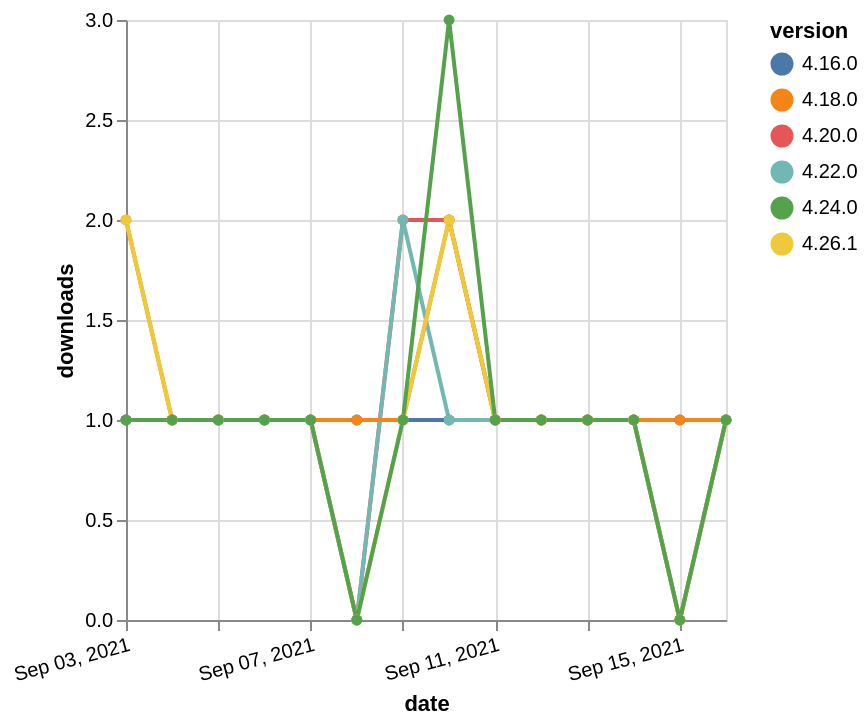

Write a Vega-Lite specification for this figure.
### Vega-Lite specification from a JSON file in a GitHub repository (floating-point values rounded to 4 significant figures)
{"$schema": "https://vega.github.io/schema/vega-lite/v5.json", "description": "A simple bar chart with embedded data.", "data": {"values": [{"date": "2021-09-03", "total": 220, "delta": 1, "version": "4.16.0"}, {"date": "2021-09-04", "total": 221, "delta": 1, "version": "4.16.0"}, {"date": "2021-09-05", "total": 222, "delta": 1, "version": "4.16.0"}, {"date": "2021-09-06", "total": 223, "delta": 1, "version": "4.16.0"}, {"date": "2021-09-07", "total": 224, "delta": 1, "version": "4.16.0"}, {"date": "2021-09-08", "total": 225, "delta": 1, "version": "4.16.0"}, {"date": "2021-09-09", "total": 226, "delta": 1, "version": "4.16.0"}, {"date": "2021-09-10", "total": 227, "delta": 1, "version": "4.16.0"}, {"date": "2021-09-11", "total": 228, "delta": 1, "version": "4.16.0"}, {"date": "2021-09-12", "total": 229, "delta": 1, "version": "4.16.0"}, {"date": "2021-09-13", "total": 230, "delta": 1, "version": "4.16.0"}, {"date": "2021-09-14", "total": 231, "delta": 1, "version": "4.16.0"}, {"date": "2021-09-15", "total": 232, "delta": 1, "version": "4.16.0"}, {"date": "2021-09-16", "total": 233, "delta": 1, "version": "4.16.0"}, {"date": "2021-09-03", "total": 168, "delta": 1, "version": "4.20.0"}, {"date": "2021-09-04", "total": 169, "delta": 1, "version": "4.20.0"}, {"date": "2021-09-05", "total": 170, "delta": 1, "version": "4.20.0"}, {"date": "2021-09-06", "total": 171, "delta": 1, "version": "4.20.0"}, {"date": "2021-09-07", "total": 172, "delta": 1, "version": "4.20.0"}, {"date": "2021-09-08", "total": 172, "delta": 0, "version": "4.20.0"}, {"date": "2021-09-09", "total": 174, "delta": 2, "version": "4.20.0"}, {"date": "2021-09-10", "total": 176, "delta": 2, "version": "4.20.0"}, {"date": "2021-09-11", "total": 177, "delta": 1, "version": "4.20.0"}, {"date": "2021-09-12", "total": 178, "delta": 1, "version": "4.20.0"}, {"date": "2021-09-13", "total": 179, "delta": 1, "version": "4.20.0"}, {"date": "2021-09-14", "total": 180, "delta": 1, "version": "4.20.0"}, {"date": "2021-09-15", "total": 180, "delta": 0, "version": "4.20.0"}, {"date": "2021-09-16", "total": 181, "delta": 1, "version": "4.20.0"}, {"date": "2021-09-03", "total": 145, "delta": 1, "version": "4.22.0"}, {"date": "2021-09-04", "total": 146, "delta": 1, "version": "4.22.0"}, {"date": "2021-09-05", "total": 147, "delta": 1, "version": "4.22.0"}, {"date": "2021-09-06", "total": 148, "delta": 1, "version": "4.22.0"}, {"date": "2021-09-07", "total": 149, "delta": 1, "version": "4.22.0"}, {"date": "2021-09-08", "total": 149, "delta": 0, "version": "4.22.0"}, {"date": "2021-09-09", "total": 151, "delta": 2, "version": "4.22.0"}, {"date": "2021-09-10", "total": 152, "delta": 1, "version": "4.22.0"}, {"date": "2021-09-11", "total": 153, "delta": 1, "version": "4.22.0"}, {"date": "2021-09-12", "total": 154, "delta": 1, "version": "4.22.0"}, {"date": "2021-09-13", "total": 155, "delta": 1, "version": "4.22.0"}, {"date": "2021-09-14", "total": 156, "delta": 1, "version": "4.22.0"}, {"date": "2021-09-15", "total": 156, "delta": 0, "version": "4.22.0"}, {"date": "2021-09-16", "total": 157, "delta": 1, "version": "4.22.0"}, {"date": "2021-09-03", "total": 176, "delta": 2, "version": "4.18.0"}, {"date": "2021-09-04", "total": 177, "delta": 1, "version": "4.18.0"}, {"date": "2021-09-05", "total": 178, "delta": 1, "version": "4.18.0"}, {"date": "2021-09-06", "total": 179, "delta": 1, "version": "4.18.0"}, {"date": "2021-09-07", "total": 180, "delta": 1, "version": "4.18.0"}, {"date": "2021-09-08", "total": 181, "delta": 1, "version": "4.18.0"}, {"date": "2021-09-09", "total": 182, "delta": 1, "version": "4.18.0"}, {"date": "2021-09-10", "total": 184, "delta": 2, "version": "4.18.0"}, {"date": "2021-09-11", "total": 185, "delta": 1, "version": "4.18.0"}, {"date": "2021-09-12", "total": 186, "delta": 1, "version": "4.18.0"}, {"date": "2021-09-13", "total": 187, "delta": 1, "version": "4.18.0"}, {"date": "2021-09-14", "total": 188, "delta": 1, "version": "4.18.0"}, {"date": "2021-09-15", "total": 189, "delta": 1, "version": "4.18.0"}, {"date": "2021-09-16", "total": 190, "delta": 1, "version": "4.18.0"}, {"date": "2021-09-03", "total": 115, "delta": 2, "version": "4.26.1"}, {"date": "2021-09-04", "total": 116, "delta": 1, "version": "4.26.1"}, {"date": "2021-09-05", "total": 117, "delta": 1, "version": "4.26.1"}, {"date": "2021-09-06", "total": 118, "delta": 1, "version": "4.26.1"}, {"date": "2021-09-07", "total": 119, "delta": 1, "version": "4.26.1"}, {"date": "2021-09-08", "total": 119, "delta": 0, "version": "4.26.1"}, {"date": "2021-09-09", "total": 120, "delta": 1, "version": "4.26.1"}, {"date": "2021-09-10", "total": 122, "delta": 2, "version": "4.26.1"}, {"date": "2021-09-11", "total": 123, "delta": 1, "version": "4.26.1"}, {"date": "2021-09-12", "total": 124, "delta": 1, "version": "4.26.1"}, {"date": "2021-09-13", "total": 125, "delta": 1, "version": "4.26.1"}, {"date": "2021-09-14", "total": 126, "delta": 1, "version": "4.26.1"}, {"date": "2021-09-15", "total": 126, "delta": 0, "version": "4.26.1"}, {"date": "2021-09-16", "total": 127, "delta": 1, "version": "4.26.1"}, {"date": "2021-09-03", "total": 166, "delta": 1, "version": "4.24.0"}, {"date": "2021-09-04", "total": 167, "delta": 1, "version": "4.24.0"}, {"date": "2021-09-05", "total": 168, "delta": 1, "version": "4.24.0"}, {"date": "2021-09-06", "total": 169, "delta": 1, "version": "4.24.0"}, {"date": "2021-09-07", "total": 170, "delta": 1, "version": "4.24.0"}, {"date": "2021-09-08", "total": 170, "delta": 0, "version": "4.24.0"}, {"date": "2021-09-09", "total": 171, "delta": 1, "version": "4.24.0"}, {"date": "2021-09-10", "total": 174, "delta": 3, "version": "4.24.0"}, {"date": "2021-09-11", "total": 175, "delta": 1, "version": "4.24.0"}, {"date": "2021-09-12", "total": 176, "delta": 1, "version": "4.24.0"}, {"date": "2021-09-13", "total": 177, "delta": 1, "version": "4.24.0"}, {"date": "2021-09-14", "total": 178, "delta": 1, "version": "4.24.0"}, {"date": "2021-09-15", "total": 178, "delta": 0, "version": "4.24.0"}, {"date": "2021-09-16", "total": 179, "delta": 1, "version": "4.24.0"}]}, "width": "container", "mark": {"type": "line", "point": {"filled": true}}, "encoding": {"x": {"field": "date", "type": "temporal", "timeUnit": "yearmonthdate", "title": "date", "axis": {"labelAngle": -15}}, "y": {"field": "delta", "type": "quantitative", "title": "downloads"}, "color": {"field": "version", "type": "nominal"}, "tooltip": {"field": "delta"}}}
